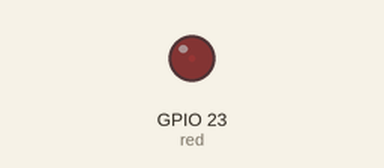
Simulated run of this program. Board: Raspberry Pi (BCM pin numbers). On the bench: output pins drawn as LEDs (lit = HIGH).

Above: at 0.05 s.
At 0.9 s:
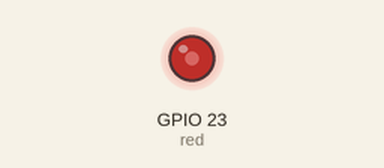
At 1.8 s:
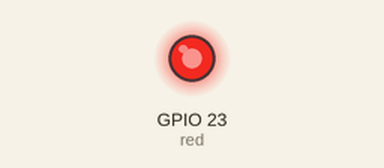
At 3.6 s:
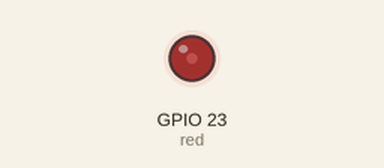
Timing chart, 0 to 7.9 s (numbered marks = the images above):
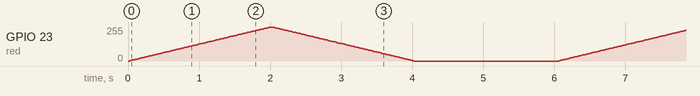

The program:

oef_pwm-16.py
```python
import time
import RPi.GPIO as GPIO

GPIO.setwarnings(False)
GPIO.setmode(GPIO.BCM)
red = 23
GPIO.setup(red, GPIO.OUT)

p = GPIO.PWM(red, 50)  # channel=23 frequency=50Hz
p.start(0)

try:
    while 1:
        for dc in range(0, 101):
            p.ChangeDutyCycle(dc)
            time.sleep(0.02)
        for dc in range(100, -1, -1):
            p.ChangeDutyCycle(dc)
            time.sleep(0.02)
        time.sleep(2)
except KeyboardInterrupt:
    pass

p.stop()
GPIO.cleanup()
```
